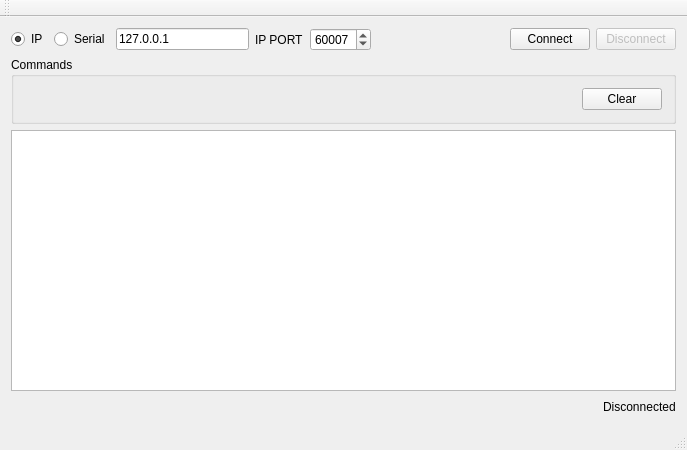
<?xml version="1.0" encoding="UTF-8"?>
<ui version="4.0">
 <class>MainWindow</class>
 <widget class="QMainWindow" name="MainWindow">
  <property name="geometry">
   <rect>
    <x>0</x>
    <y>0</y>
    <width>687</width>
    <height>450</height>
   </rect>
  </property>
  <property name="windowTitle">
   <string>Controller</string>
  </property>
  <widget class="QWidget" name="centralWidget">
   <layout class="QVBoxLayout" name="verticalLayout">
    <item>
     <layout class="QHBoxLayout" name="horizontalLayout">
      <item>
       <widget class="QRadioButton" name="radioButton_ip">
        <property name="text">
         <string>IP</string>
        </property>
        <property name="checked">
         <bool>true</bool>
        </property>
       </widget>
      </item>
      <item>
       <widget class="QRadioButton" name="radioButton_serial">
        <property name="text">
         <string>Serial</string>
        </property>
       </widget>
      </item>
      <item>
       <widget class="QLineEdit" name="ipAddress">
        <property name="text">
         <string>127.0.0.1</string>
        </property>
       </widget>
      </item>
      <item>
       <widget class="QLabel" name="label">
        <property name="text">
         <string>IP PORT</string>
        </property>
       </widget>
      </item>
      <item>
       <widget class="QSpinBox" name="portNumber">
        <property name="maximum">
         <number>65000</number>
        </property>
        <property name="value">
         <number>60007</number>
        </property>
       </widget>
      </item>
      <item>
       <spacer name="horizontalSpacer">
        <property name="orientation">
         <enum>Qt::Horizontal</enum>
        </property>
        <property name="sizeHint" stdset="0">
         <size>
          <width>40</width>
          <height>20</height>
         </size>
        </property>
       </spacer>
      </item>
      <item>
       <widget class="QPushButton" name="connectButton">
        <property name="text">
         <string>Connect</string>
        </property>
       </widget>
      </item>
      <item>
       <widget class="QPushButton" name="disconnectButton">
        <property name="enabled">
         <bool>false</bool>
        </property>
        <property name="text">
         <string>Disconnect</string>
        </property>
       </widget>
      </item>
     </layout>
    </item>
    <item>
     <widget class="QGroupBox" name="groupBox">
      <property name="title">
       <string>Commands</string>
      </property>
      <layout class="QHBoxLayout" name="horizontalLayout_2">
       <item>
        <spacer name="horizontalSpacer_2">
         <property name="orientation">
          <enum>Qt::Horizontal</enum>
         </property>
         <property name="sizeHint" stdset="0">
          <size>
           <width>40</width>
           <height>20</height>
          </size>
         </property>
        </spacer>
       </item>
       <item>
        <widget class="QPushButton" name="clsButton">
         <property name="text">
          <string>Clear</string>
         </property>
        </widget>
       </item>
      </layout>
     </widget>
    </item>
    <item>
     <widget class="QTextBrowser" name="terminalTextBox">
      <property name="readOnly">
       <bool>true</bool>
      </property>
     </widget>
    </item>
    <item>
     <layout class="QHBoxLayout" name="horizontalLayout_3">
      <item>
       <spacer name="horizontalSpacer_3">
        <property name="orientation">
         <enum>Qt::Horizontal</enum>
        </property>
        <property name="sizeHint" stdset="0">
         <size>
          <width>40</width>
          <height>20</height>
         </size>
        </property>
       </spacer>
      </item>
      <item>
       <widget class="QLabel" name="statusLabel">
        <property name="text">
         <string>Disconnected</string>
        </property>
       </widget>
      </item>
     </layout>
    </item>
   </layout>
  </widget>
  <widget class="QMenuBar" name="menuBar">
   <property name="geometry">
    <rect>
     <x>0</x>
     <y>0</y>
     <width>687</width>
     <height>20</height>
    </rect>
   </property>
  </widget>
  <widget class="QToolBar" name="mainToolBar">
   <attribute name="toolBarArea">
    <enum>TopToolBarArea</enum>
   </attribute>
   <attribute name="toolBarBreak">
    <bool>false</bool>
   </attribute>
  </widget>
  <widget class="QStatusBar" name="statusBar"/>
 </widget>
 <layoutdefault spacing="6" margin="11"/>
 <resources/>
 <connections/>
</ui>
